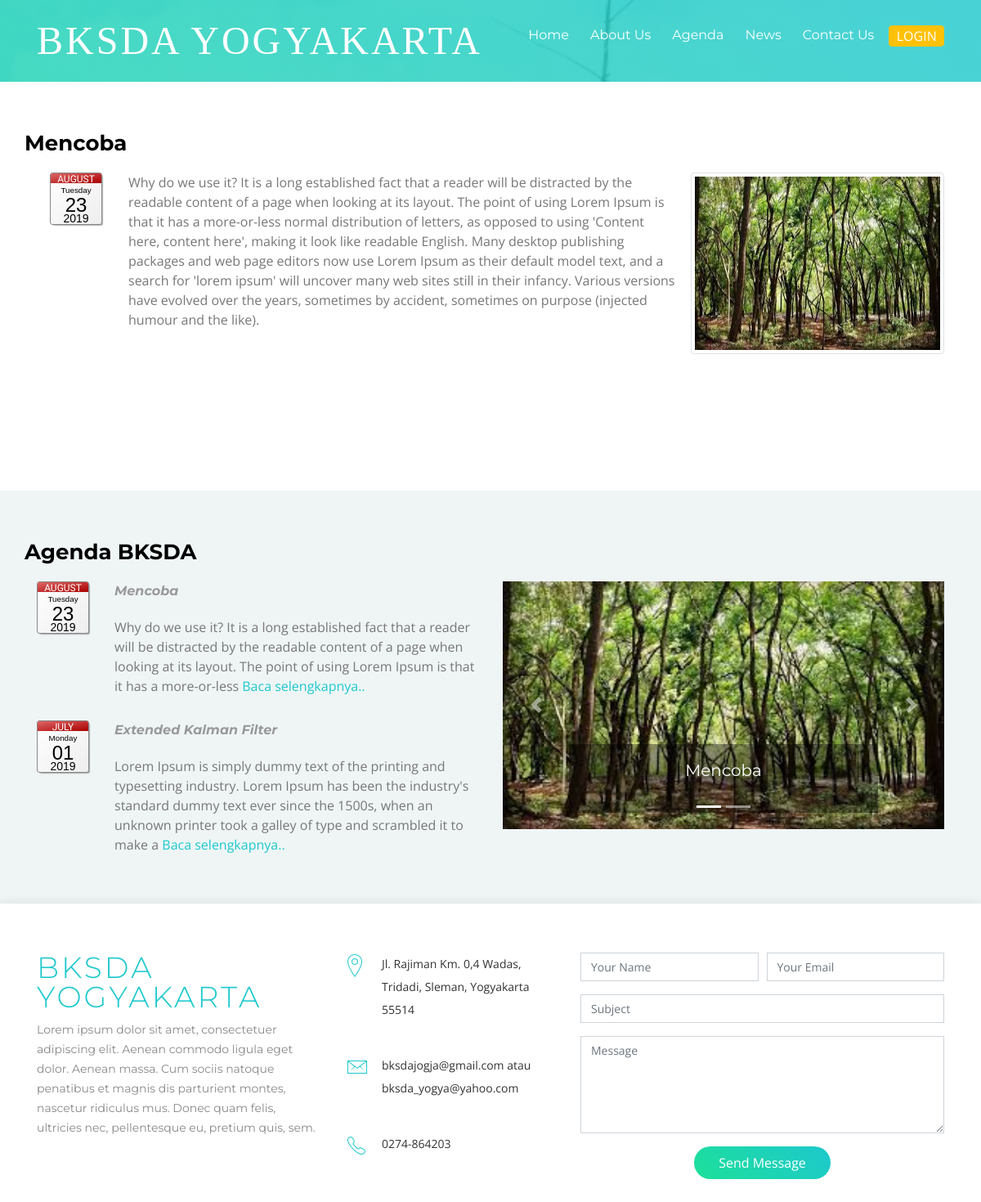
/pengunjung/agenda.php?id=7, run on the app's committed database.
### tables this page shows
CREATE TABLE `agenda` (
  `id` int(11) NOT NULL,
  `judul` varchar(255) NOT NULL,
  `waktu` date NOT NULL,
  `deskripsi` text NOT NULL,
  `gambar` varchar(255) DEFAULT NULL
);

### pengunjung/proses/session.php (called while the page is built, shortened)
<?php
class AUTH{
    public function get(){
        return isset($_SESSION['auth'])?unserialize($_SESSION['auth']):null;
    }
}
$AUTH = new AUTH();

### pengunjung/konfigurasi/DB.php (called while the page is built, shortened)
<?php
class DB{
    private $connection = null;
    public function __construct()
    {
        $servername = "localhost";
        $username = "root";
        $password = "";
        $database = "bksdayogyakarta2";
        $con = new mysqli($servername, $username, $password, $database);
        $this->connection = $con;
    }
    public function select($sql){
        $result = $this->connection->query($sql);
        $data = [];
        while ($row = $result->fetch_object()){
            $data[] = $row;
        }
        return $data;
    }
}
$DATABASE = new DB();

### pengunjung/agenda.php (the view, shortened to what this page needs)
<?php
require 'konfigurasi/DB.php';
require 'proses/session.php';
$id = $_GET['id'];
$data = $DATABASE->select("SELECT * FROM agenda WHERE id=$id");
if(count($data)){
    $data = $data[0];
}
?>
<!DOCTYPE html>
<html lang="en">
<head>
    <link href="lib/bootstrap/css/bootstrap.min.css" rel="stylesheet">
    <link href="lib/animate/animate.min.css" rel="stylesheet">
    <link href="lib/font-awesome/css/font-awesome.min.css" rel="stylesheet">
    <link href="lib/ionicons/css/ionicons.min.css" rel="stylesheet">
    <link href="lib/magnific-popup/magnific-popup.css" rel="stylesheet">
    <link href="css/style.css" rel="stylesheet">
    <link href="css/calendar.css" rel="stylesheet">
</head>
<body>
<header id="header">
    <div class="container">
        <div id="logo" class="pull-left">
            <h1><a href="#intro" class="scrollto"> <b style="font-family:rockwell;font-size:48px"> BKSDA YOGYAKARTA</b> </a></h1>
        </div>
        <nav id="nav-menu-container">
            <ul class="nav-menu d-flex">
                <li class="menu-active"><a href="/pengunjung#intro" style="font-size:16px">Home</a></li>
                <li><a href="/pengunjung#about" style="font-size:16px">About Us</a></li>
                <li><a href="/pengunjung#agenda" style="font-size:16px">Agenda</a></li>
                <li><a href="/pengunjung#news" style="font-size:16px">News</a></li>
                <li><a href="#contact" style="font-size:16px">Contact Us</a></li>
                <?php
                if($AUTH->get()){
                    echo "<li><button onclick='window.open(\"/admin\")' class=\"btn btn-warning\" href='/admin' style=\"color:white;font-size:16px\"></span>&nbsp ADMIN  &nbsp</button></li>";
                }else{
                    echo "<li><button class=\"btn btn-warning\" data-toggle=\"modal\" data-target=\"#modal-form-login\" style=\"color:white;font-size:16px\"></span>&nbsp LOGIN  &nbsp</button></li>";
                };
                ?>
            </ul>
        </nav>
    </div>
</header>
<section id="intro" style="height: 100px!important;" class="d-flex align-items-end">
</section>
<main id="main">
    <section id="advanced-features">
        <div class="features-row section-bg bg-white" id="agenda" style="min-height: 500px">
            <div class="container">
                <div class="row">
                    <h2><?=$data->judul;?></h2>
                </div>
                <div class="row">
                    <div class="col-12 d-flex">
                        <div class="px-3">
                            <?php
                            $time = strtotime($data->waktu);
                            $day = date('d',$time);
                            $numericDay = $day;
                            $weekday = date('l',strtotime("Sunday +{$numericDay} days"));
                            $month = date('F',$time);
                            $year = date('Y',$time);
                            echo "<time datetime=\"$data->waktu\" class=\"date-as-calendar position-em size1x\">
                                            <span class=\"weekday\">$weekday</span>
                                            <span class=\"day\">$day</span>
                                            <span class=\"month\">$month</span>
                                            <span class=\"year\">$year</span>
                                            </time>";
                            ?>
                        </div>
                        <p class="px-3">
                            <?=$data->deskripsi;?>
                        </p>
                        <img src="<?=$data->gambar;?>" class="img-thumbnail">
                    </div>
                </div>
            </div>
        </div>
        <?php require 'section/agenda.php';?>
    </section>
    <?php require 'section/footer.php';?>
</main>
</body>
</html>

### pengunjung/section/agenda.php (shortened to what this page needs)
<?php
    $data = $DATABASE->select('SELECT * FROM agenda order by waktu desc limit 5');
?>
<div class="features-row section-bg" id="agenda">
    <div class="container">
        <div class="row">
            <div class="col-12">
                <div class="row">
                    <h2>Agenda BKSDA</h2>
                </div>
                <div class="row">
                    <div class="col-6">
                        <div class="accordion md-accordion" id="accordionEx" role="tablist" aria-multiselectable="true">
                            <?php
                                foreach ($data as $card){
                                    $time = strtotime($card->waktu);
                                    $day = date('d',$time);
                                    $numericDay = $day;
                                    $weekday = date('l',strtotime("Sunday +{$numericDay} days"));
                                    $month = date('F',$time);
                                    $year = date('Y',$time);
                                    $deskripsi = explode(' ',$card->deskripsi);
                                    $deskripsi = array_slice($deskripsi,0,40);
                                    $deskripsi = implode(' ',$deskripsi);
                                    echo "<div class='row'>
                                           <div class='col-2'><time datetime=\"$card->waktu\" class=\"date-as-calendar position-em size1x\">
                                            <span class=\"weekday\">$weekday</span>
                                            <span class=\"day\">$day</span>
                                            <span class=\"month\">$month</span>
                                            <span class=\"year\">$year</span>
                                            </time></div>
                                           <div class='col-10'>
                                                <h3 class='font-weight-bold'>$card->judul</h3>
                                                <p>$deskripsi <a href='/pengunjung/agenda.php?id=$card->id'>Baca selengkapnya..</a></p>
                                           </div>
                                        </div>";
                                }
                            ?>
                        </div>
                    </div>
                    <div class="col-6">
                        <div id="carouselExampleCaptions" class="carousel slide" data-ride="carousel">
                            <ol class="carousel-indicators">
                                <?php
                                    $i=0;
                                    foreach ($data as $c){
                                        if(!$i){
                                            echo "<li data-target=\"#carouselExampleCaptions\" data-slide-to=\"$i\" class=\"active\"></li>";
                                        }else{
                                            echo "<li data-target=\"#carouselExampleCaptions\" data-slide-to=\"$i\"></li>";
                                        }
                                        $i++;
                                    }
                                ?>
                            </ol>
                            <div class="carousel-inner">
                                <?php
                                $i=0;
                                foreach ($data as $c){
                                    if(!$i){
                                        echo "<div class=\"carousel-item active\">
                                    <img src=\"$c->gambar\" class=\"d-block w-100\" alt=\"...\">
                                    <div class=\"carousel-caption d-none d-md-block\" style='background: rgba(0,0,0,0.4)!important'>
                                        <h5>$c->judul</h5>
                                    </div>
                                </div>";
                                    }
                                    $i++;
                                }
                                ?>
                            </div>
                            <a class="carousel-control-prev" href="#carouselExampleCaptions" role="button" data-slide="prev">
                                <span class="carousel-control-prev-icon" aria-hidden="true"></span>
                            </a>
                            <a class="carousel-control-next" href="#carouselExampleCaptions" role="button" data-slide="next">
                                <span class="carousel-control-next-icon" aria-hidden="true"></span>
                            </a>
                        </div>
                    </div>
                </div>
            </div>
        </div>
    </div>
</div>

### pengunjung/css/style.css (style rules this page uses)
body { background: #fff; color: #666666; font-family: "Open Sans", sans-serif; overflow-x: hidden; }
a { color: #1dc8cd; transition: 0.5s; }
p { padding: 0; margin: 0 0 30px 0; }
h1, h2, h3, h4, h5, h6 { font-family: "Montserrat", sans-serif; font-weight: 400; margin: 0 0 20px 0; padding: 0; }
#header { padding: 30px 0; height: 92px; position: fixed; left: 0; top: 0; right: 0; transition: all 0.5s; z-index: 997; }
#header #logo { float: left; }
#header #logo h1 { font-size: 36px; margin: -4px 0 0 0; padding: 0; line-height: 1; display: inline-block; font-family: "Montserrat", sans-serif; font-weight: 300; letter-spacing: 3px; text-transform: uppercase; }
#header #logo h1 a, #header #logo h1 a:hover { color: #fff; }
#intro { width: 100%; height: 100vh; background: linear-gradient(45deg, rgba(29, 224, 153, 0.8), rgba(29, 200, 205, 0.8)), url("../img/intro-bg.jpg") center top no-repeat; background-size: cover; position: relative; }
.nav-menu, .nav-menu * { margin: 0; padding: 0; list-style: none; }
.nav-menu li { position: relative; white-space: nowrap; }
.nav-menu > li { float: left; }
#nav-menu-container { float: right; margin: 0; }
.nav-menu a { padding: 0 8px 10px 8px; text-decoration: none; display: inline-block; color: #fff; font-family: "Montserrat", sans-serif; font-weight: 400; font-size: 14px; outline: none; }
.nav-menu > li { margin-left: 10px; }
#mobile-nav { position: fixed; top: 0; padding-top: 18px; bottom: 0; z-index: 998; background: rgba(52, 59, 64, 0.9); left: -260px; width: 260px; overflow-y: auto; transition: 0.4s; }
#mobile-nav ul { padding: 0; margin: 0; list-style: none; }
#mobile-nav ul li { position: relative; }
#mobile-nav ul li a { color: #fff; font-size: 16px; overflow: hidden; padding: 10px 22px 10px 15px; position: relative; text-decoration: none; width: 100%; display: block; outline: none; }
.section-bg { background: #eff5f5; }
#advanced-features { overflow: hidden; }
#advanced-features .features-row { padding: 60px 0 30px 0; }
#advanced-features h2 { font-size: 26px; font-weight: 700; color: #000; }
#advanced-features h3 { font-size: 16px; line-height: 24px; font-weight: 400; font-style: italic; color: #999; }
#advanced-features p { line-height: 24px; color: #777; margin-bottom: 30px; }
@media (min-width: 1025px) { #intro { background-attachment: fixed; } }

### pengunjung/css/calendar.css (style rules this page uses)
.date-as-calendar { font-variant: normal; font-style: normal; font-weight: normal; font-family: "Helvetica", "Arial", sans-serif; vertical-align: top; color: black; background: white; background : linear-gradient(to bottom right, #FFF 0%, #EEE 100%); border: 1px solid #888; border-radius: 3px; overflow: hidden; box-shadow: 2px 2px 2px -2px black; }
.date-as-calendar .weekday, .date-as-calendar .day, .date-as-calendar .month, .date-as-calendar .year { text-align: center; line-height: 1.0; }
.date-as-calendar .month { font-family: "Oswald", sans-serif; text-transform: uppercase; background: #B11; background : linear-gradient(to bottom right, #D66 0%, #A00 100%); color: white; }
.position-em.date-as-calendar { display: inline-block; position: relative; width: 4em; height: 4em; }
.position-em.date-as-calendar .weekday, .position-em.date-as-calendar .day, .position-em.date-as-calendar .month, .position-em.date-as-calendar .year { display: block; position: absolute; left: 0; right: 0; width: 100%; height: 1em; }
.position-em.date-as-calendar .month { top: 0px; font-size: 0.75em; padding: 0.1em 0; }
.position-em.date-as-calendar .weekday { top: 1.6em; font-size: 0.6125em; }
.position-em.date-as-calendar .day { top: 1.1em; font-size: 1.5em }
.position-em.date-as-calendar .year { bottom: 0px; font-size: 0.87750em; }
.date-as-calendar.size1x { font-size: 16px; }

### data on the page
agenda: judul "Mencoba", waktu "Tuesday", waktu "23", waktu "AUGUST", waktu "2019", deskripsi "Why do we use it? It is a long established fact that a reader will be distracted by the readable content of a page when looking at its layout. The point of using Lorem Ipsum is that it has a more-or-less normal distribution of letters, as opposed to using 'Content here, content here', making it look like readable English. Many desktop publishing packages and web page editors now use Lorem Ipsum as their default model text, and a search for 'lorem ipsum' will uncover many web sites still in their infancy. Various versions have evolved over the years, sometimes by accident, sometimes on purpose (injected humour and the like).", gambar (picture), deskripsi "Why do we use it? It is a long established fact that a reader will be distracted by the readable content of a page when looking at its layout. The point of using Lorem Ipsum is that it has a more-or-less"
agenda: waktu "Monday", waktu "01", waktu "JULY", waktu "2019", judul "Extended Kalman Filter", deskripsi "Lorem Ipsum is simply dummy text of the printing and typesetting industry. Lorem Ipsum has been the industry's standard dummy text ever since the 1500s, when an unknown printer took a galley of type and scrambled it to make a"
